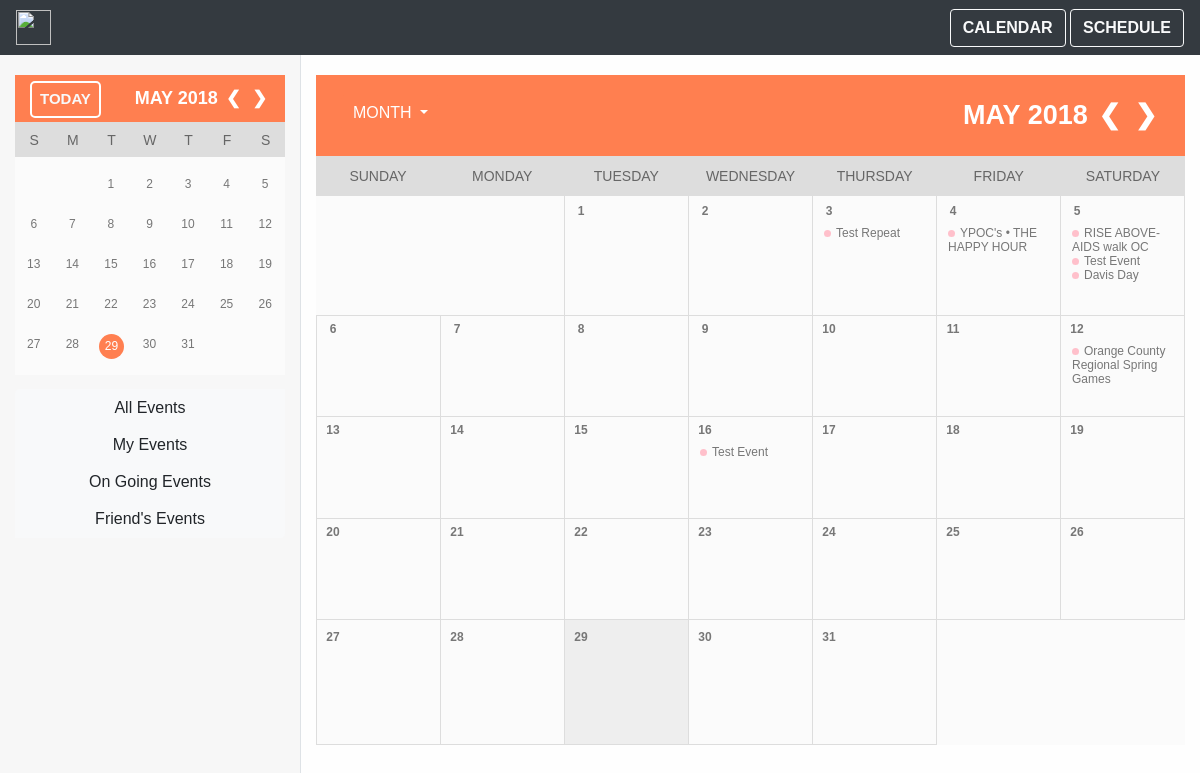
Page /calendarpage/ on the earlier database version.
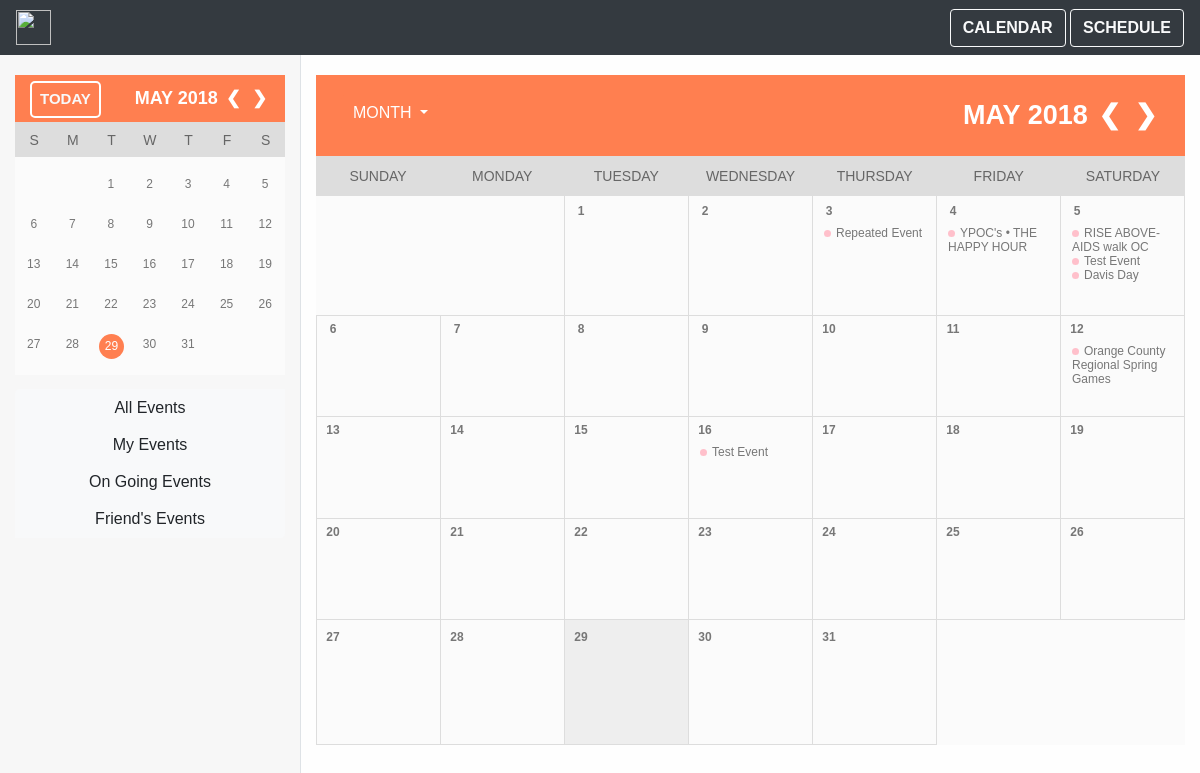
Same page on the later database version.
### mainPage/models.py (models this page shows, shortened)
class Event(models.Model):
    name = models.CharField(max_length = 250)
    date_time = models.DateTimeField(default=datetime.datetime.now(), blank=True)
    end_date = models.DateTimeField(default=datetime.datetime.now(), blank=True)
    day_name = models.IntegerField(default = datetime.datetime.now().weekday())
    duration =models.IntegerField(default=0)
    event_description = models.CharField(default = '' ,max_length = 750)
    address = models.CharField(default = '' ,max_length = 750)
    picture_url = models.CharField(default = '' ,max_length = 3000)
    event_url = models.CharField(default = '' ,max_length = 3000)
    repeat = models.CharField(max_length = 128, choices = REPEAT_CHOICES, default='None')
    day_repeat = MultiSelectField(choices = DAY_CHOICES, default = 'None')

### mainPage/views.py (the view, shortened to what this page needs)
# urls.py: path('calendarpage/',views.calendarPage , name = 'calendar'), #calendarpage/, the current month's view of the calendar page
def calendarPage(request, filter = 'all'):
    if filter == 'all':
        events = Event.objects.all()
    elif filter == 'myevents':
        try:
            events = request.user.profile.events.all()
        except:
            events = []
    today_date = datetime.datetime.today()
    cal_var = get_calendar_variables(c_month = today_date.month, c_year = today_date.year) #retrieves all the variables for the current calendar month/year
    data = {'n_view': 'month', 'n_year': today_date.year, 'n_month': today_date.month, 'n_day': today_date.day,'n_filter':filter} #makes a dictionary of the current day's month/day/year, needed to view the next month/week/year
    events = events.filter(date_time__month = cal_var["cur_month"])
    insert_dict = {'events': sorted(events,key = lambda x: x.date_time)} #creates a dictionary with the events in the current month
    insert_dict.update(cal_var) #adds the calendar variables into the dictionary that will passed onto html
    insert_dict.update(data) #adds needed data into the dictionary that will passed onto html
    return render(request,'mainPage/calendarPage.html',insert_dict) #creates the calendar view using the insert dict

### mainPage/templates/mainPage/calendarPage.html (shortened to what this page needs)
{% extends 'base.html' %}
{% block head %}
    {% load static %}
    <link rel='stylesheet' href = "{% static 'mainPage/calendarPage.css' %}">
{% endblock %}
{% block right %}
<div class="month">
    <div class="dropdown">
    <button class="btn btn-secondary dropdown-toggle float-left" style="background-color: coral; border: coral; color: white;" type="button" id="dropdownMenuButton" data-toggle="dropdown" aria-haspopup="true" aria-expanded="false">
        MONTH
    </button>
    </div>
    {{cur_name_of_month}} {{cur_year}}
    <span class="prev"><a href="#">&#10094;</a></span>
    <span class="next"><a href="#">&#10095;</a></span>
</div>
<div class="week">
    <table>
        <tr>
            <td class="weekday">
                Sunday
            </td>
            <td class="weekday">
                Monday
            </td>
            <td class="weekday">
                Tuesday
            </td>
            <td class="weekday">
                Wednesday
            </td>
            <td class="weekday">
                Thursday
            </td>
            <td class="weekday">
                Friday
            </td>
            <td class="weekday">
                Saturday
            </td>
        </tr>
    </table>
</div>
<div class="calendar">
    <table>
        <tr>
            {%for i in first_day%}
            <td class="empty">
            </td>
            {% endfor %}
            {% for i in cur_num_days %}
            {% if today_day == forloop.counter and cur_month == today_month and cur_year == today_year %}
                <td class="today">
            {% else %}
                <td class="date">
            {% endif %}
                <div class="day">{{forloop.counter}}</div>
                <div class="events">
                    {% for event in events %}
                        {% if event.date_time.day == forloop.parentloop.counter and event.date_time.month == cur_month and event.date_time.year == cur_year %}
                        <div><span class="dot" style="background-color: pink"></span>{{event.name}}</div>
                        {% endif %}
                    {% endfor %}
                </div>
            </td>
                {% if forloop.counter|add:num_day|divisibleby:7%}
                    </tr><tr>
                {%endif%}
            {%endfor%}
        </tr>
    </table>
</div>
{% endblock %}

### mainPage/templates/base.html (shortened to what this page needs)
<head>
    <link rel="stylesheet" href="https://maxcdn.bootstrapcdn.com/bootstrap/4.0.0/css/bootstrap.min.css">
    {% load static %}
    <link rel='stylesheet' href = "{% static 'mainPage/base.css' %}">
    <link rel="stylesheet" href="https://use.fontawesome.com/releases/v5.0.12/css/all.css">
    {% block head %}
    {% endblock %}
</head>
<body>
    <nav class="navbar sticky-top navbar-expand-md navbar-dark bg-dark">
        <div class="navbar-collapse collapse w-100 order-3 dual-collapse2">
            <a href="https://www.givsum.com/"><img src="http://i64.tinypic.com/dcvji9.png" height="35px"></a>
            <ul class="navbar-nav ml-auto">
                <a href = "/calendarpage/" class="btn btn-outline-light"  style="font-weight: bold;" onclick="changeVar()">CALENDAR</a>
                <a href = "{%url 'mainPage:schedule'%}" class="btn btn-outline-light"  style="font-weight: bold;" onclick="changeVar()" >SCHEDULE</a>
            </ul>
        </div>
    </nav>
    <div class="container-fluid">
        <div class="row">
            <div class="col-3" style="background-color: #f7f7f7;" >
                <div class="s-month">
                        <button type="button" class="btn btn-outline-light float-left today-button">TODAY</button>
                        {{cur_name_of_month}} {{cur_year}}
                        <span class="prev"><a href="#">&#10094;</a></span>
                        <span class="next"><a href="#">&#10095;</a></span>
                    </div>
                    <div class="s-week">
                        <table>
                            <tr>
                                <td class="s-weekday">
                                    S
                                </td>
                                <td class="s-weekday">
                                    M
                                </td>
                                <td class="s-weekday">
                                    T
                                </td>
                                <td class="s-weekday">
                                    W
                                </td>
                                <td class="s-weekday">
                                    T
                                </td>
                                <td class="s-weekday">
                                    F
                                </td>
                                <td class="s-weekday">
                                    S
                                </td>
                            </tr>
                        </table>
                    </div>
                    <div class="s-calendar">
                        <table>
                            <tr>
                                {%for i in first_day%}
                                <td class="s-empty">
                                </td>
                                {% endfor %}
                                {% for i in cur_num_days %}
                                {% if today_day == forloop.counter and cur_month == today_month and cur_year == today_year %}
                                    <td class="s-today">
                                {% else %}
                                    <td class="s-date">
                                {% endif %}
                                    <div class="s-day">{{forloop.counter}}</div>
                                </td>
                                    {% if forloop.counter|add:num_day|divisibleby:7%}
                                        </tr><tr>
                                    {%endif%}
                                {%endfor%}
                            </tr>
                        </table>
                    </div>
                    <div class="btn-group btn-group-toggle btn-group-vertical filters" data-toggle="buttons">
                        <label class="btn btn-light all-events">
                            <input type="radio" name="options1" id="option1" autocomplete="off"> All Events
                        </label>
                        <label class="btn btn-light my-events"  >
                            <input type="radio" name="options2" id="option2" autocomplete="off"> My Events
                        </label>
                        <label class="btn btn-light ongoing-events">
                            <input type="radio" name="options3" id="option3" autocomplete="off"> On Going Events
                        </label>
                        <label class="btn btn-light friend-events">
                                <input type="radio" name="options4" id="option3" autocomplete="off"> Friend's Events
                        </label>
                    </div>
            </div>
            <div class="col-9 border-left" style="background-color: #fefefe;">
                <div class="scrollable">
                {% block right %}
                {% endblock %}
                </div>
            </div>
</body>

### mainPage/static/mainPage/base.css (style rules this page uses)
body { font-family: Helvetica; background-color: #fefefe; overflow-y:hidden; }
a { text-decoration:none; color: white; }
.filters { width: 100%; margin-top: 5%; position: relative; }
table { width: 100%; table-layout: fixed; }
.s-calendar { width: 100%; margin: auto; padding: 9px 0px; background-color:#fbfbfb; }
.s-month { width: 100%; padding: 10px 15px; margin: 20px auto 0px auto; text-align:right; background-color:coral; color: white; font-size: 18px; text-transform: uppercase; font-weight: bold; }
.s-week { width: 100%; table-layout: fixed; margin: auto; background-color:#ddd; padding: 5px 0px; }
.s-weekday { height: 25px; font-size: 14px; text-align: center; color: #666; }
.empty { position: relative; height: 125px; border-bottom: 1px solid #ddd; }
.s-date { position: relative; height: 40px; color: #777; }
.s-day { text-align: center; font-size:12px; width: 25px; height: 25px; margin: auto; padding-top: 3px; padding-right: 1px; }
.s-today { position: relative; height: 35px; color: #777; }
.s-today .s-day { background-color: coral; color: white; padding-top: 5px; padding-left: 1px; border-radius: 50%; }
.prev { padding: 2px 3px; }
.next { padding: 2px 3px; }
.scrollable { height: calc(100vh - 55px); width: 100%; overflow: auto; }
.navbar { height: 55px; }
.today-button { font-size: 15px; font-weight: bold; margin-top: -4px; padding: 5px 8px; border: white 2px solid; border-radius: 5px; background-color: coral; }

### mainPage/static/mainPage/calendarPage.css (style rules this page uses)
body { font-family: Helvetica, sans-serif; }
table { width: 100%; table-layout: fixed; }
.calendar { position: relative; width: 100%; margin: auto; background-color:#fbfbfb; }
.month { width: 100%; padding: 20px 25px; margin: 20px auto 0px auto; text-align:right; background-color:coral; color: white; font-size: 27px; text-transform: uppercase; font-weight: bold; }
.week { width: 100%; table-layout: fixed; padding:5px 0px; margin: auto; background-color:#ddd; }
.weekday { height: 30px; text-align: center; color: #666; font-size: 14px; text-transform: uppercase; }
.date { position: relative; height: calc((100vh - 90px) / 7); color: #777; border-bottom: 1px solid #ddd; border-left: 1px solid #ddd; border-right: 1px solid #ddd; }
.empty { position: relative; height: 120px; border-bottom: 1px solid #ddd; }
.day { position: relative; top: -1px; left: 5px; width: 20px; height: 20px; text-align: center; padding-top: 1px; font-size:12px; color: #777; font-weight: bold; }
.today { position: relative; height: 125px; color: #777; border: 1px solid #ddd; background-color: #eee; }
.events { position: relative; height: 70%; width: 95%; overflow-y: auto; left: 5px; top: 2px; font-size: 12px; padding: 0 5px; }
.dot { height: 7px; width: 7px; border-radius: 50%; display: inline-block; margin-right: 5px; }
.next { padding: 2px 3px; }
.prev { padding: 2px 3px; }
a { text-decoration:none; color: white; }

Differences in the rows shown:
changed Event: name "Test Repeat" → "Repeated Event"
